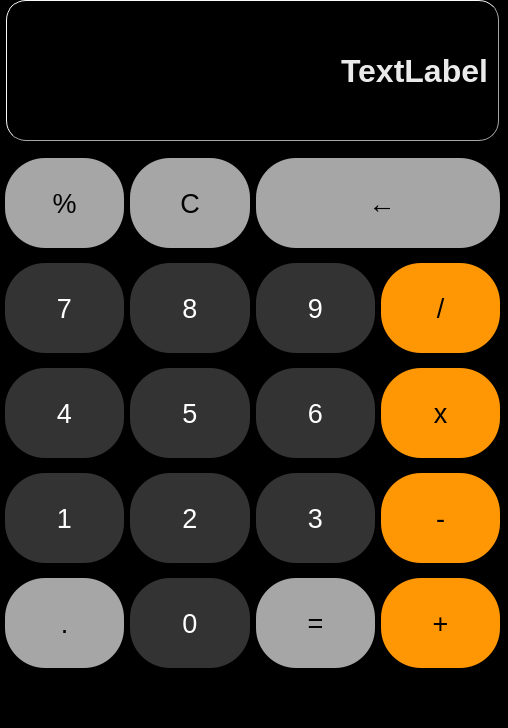
<?xml version="1.0" encoding="UTF-8"?>
<ui version="4.0">
 <class>MainWindow</class>
 <widget class="QMainWindow" name="MainWindow">
  <property name="geometry">
   <rect>
    <x>0</x>
    <y>0</y>
    <width>508</width>
    <height>728</height>
   </rect>
  </property>
  <property name="windowTitle">
   <string>MainWindow</string>
  </property>
  <property name="styleSheet">
   <string notr="true">background-color: rgb(0, 0, 0);</string>
  </property>
  <widget class="QWidget" name="centralwidget">
   <widget class="QWidget" name="gridLayoutWidget">
    <property name="geometry">
     <rect>
      <x>5</x>
      <y>149</y>
      <width>495</width>
      <height>530</height>
     </rect>
    </property>
    <layout class="QGridLayout" name="gridLayout">
     <item row="1" column="1">
      <widget class="QPushButton" name="eight_pbtn">
       <property name="minimumSize">
        <size>
         <width>0</width>
         <height>90</height>
        </size>
       </property>
       <property name="font">
        <font>
         <pointsize>20</pointsize>
        </font>
       </property>
       <property name="styleSheet">
        <string notr="true">QPushButton {
    border-radius: 40px;
    border-style: outset;
	color: rgb(255, 255, 255);
	background-color: rgb(51, 51, 51);
    padding: 1px;
    }

QPushButton:hover {
    border-radius: 40px;
    border-style: outset;
	color: rgb(255, 255, 255);
	background-color:  rgb(95, 95, 95);
    padding: 1px;
    }

</string>
       </property>
       <property name="text">
        <string>8</string>
       </property>
      </widget>
     </item>
     <item row="2" column="0">
      <widget class="QPushButton" name="four_pbtn">
       <property name="minimumSize">
        <size>
         <width>0</width>
         <height>90</height>
        </size>
       </property>
       <property name="font">
        <font>
         <pointsize>20</pointsize>
        </font>
       </property>
       <property name="styleSheet">
        <string notr="true">QPushButton {
    border-radius: 40px;
    border-style: outset;
	color: rgb(255, 255, 255);
	background-color: rgb(51, 51, 51);
    padding: 1px;
    }

QPushButton:hover {
    border-radius: 40px;
    border-style: outset;
	color: rgb(255, 255, 255);
	background-color:  rgb(95, 95, 95);
    padding: 1px;
    }
</string>
       </property>
       <property name="text">
        <string>4</string>
       </property>
      </widget>
     </item>
     <item row="0" column="0">
      <widget class="QPushButton" name="percent_pbtn">
       <property name="minimumSize">
        <size>
         <width>0</width>
         <height>90</height>
        </size>
       </property>
       <property name="font">
        <font>
         <pointsize>20</pointsize>
        </font>
       </property>
       <property name="styleSheet">
        <string notr="true">QPushButton {
    border-radius: 40px;
    border-style: outset;
	color: rgb(3, 3, 3);
	background-color: rgb(166, 166, 166);
    padding: 1px;
    }

QPushButton:hover {
    border-radius: 40px;
    border-style: outset;
	color: rgb(255, 255, 255);
	background-color:  rgb(197, 197, 197);
    padding: 1px;
    }
</string>
       </property>
       <property name="text">
        <string>%</string>
       </property>
      </widget>
     </item>
     <item row="4" column="0">
      <widget class="QPushButton" name="dot_pbtn">
       <property name="minimumSize">
        <size>
         <width>0</width>
         <height>90</height>
        </size>
       </property>
       <property name="font">
        <font>
         <pointsize>20</pointsize>
        </font>
       </property>
       <property name="styleSheet">
        <string notr="true">QPushButton {
    border-radius: 40px;
    border-style: outset;
	color: rgb(3, 3, 3);
	background-color: rgb(166, 166, 166);
    padding: 1px;
    }

QPushButton:hover {
    border-radius: 40px;
    border-style: outset;
	color: rgb(255, 255, 255);
	background-color:  rgb(197, 197, 197);
    padding: 1px;
    }
</string>
       </property>
       <property name="text">
        <string>.</string>
       </property>
      </widget>
     </item>
     <item row="3" column="0">
      <widget class="QPushButton" name="one_pbtn">
       <property name="minimumSize">
        <size>
         <width>0</width>
         <height>90</height>
        </size>
       </property>
       <property name="font">
        <font>
         <pointsize>20</pointsize>
        </font>
       </property>
       <property name="styleSheet">
        <string notr="true">QPushButton {
    border-radius: 40px;
    border-style: outset;
	color: rgb(255, 255, 255);
	background-color: rgb(51, 51, 51);
    padding: 1px;
    }

QPushButton:hover {
    border-radius: 40px;
    border-style: outset;
	color: rgb(255, 255, 255);
	background-color:  rgb(95, 95, 95);
    padding: 1px;
    }
</string>
       </property>
       <property name="text">
        <string>1</string>
       </property>
      </widget>
     </item>
     <item row="1" column="0">
      <widget class="QPushButton" name="seven_pbtn">
       <property name="minimumSize">
        <size>
         <width>0</width>
         <height>90</height>
        </size>
       </property>
       <property name="font">
        <font>
         <pointsize>20</pointsize>
        </font>
       </property>
       <property name="styleSheet">
        <string notr="true">QPushButton {
    border-radius: 40px;
    border-style: outset;
	color: rgb(255, 255, 255);
	background-color: rgb(51, 51, 51);
    padding: 1px;
    }

QPushButton:hover {
    border-radius: 40px;
    border-style: outset;
	color: rgb(255, 255, 255);
	background-color:  rgb(95, 95, 95);
    padding: 1px;
    }
</string>
       </property>
       <property name="text">
        <string>7</string>
       </property>
      </widget>
     </item>
     <item row="2" column="1">
      <widget class="QPushButton" name="five_pbtn">
       <property name="minimumSize">
        <size>
         <width>0</width>
         <height>90</height>
        </size>
       </property>
       <property name="font">
        <font>
         <pointsize>20</pointsize>
        </font>
       </property>
       <property name="styleSheet">
        <string notr="true">QPushButton {
    border-radius: 40px;
    border-style: outset;
	color: rgb(255, 255, 255);
	background-color: rgb(51, 51, 51);
    padding: 1px;
    }

QPushButton:hover {
    border-radius: 40px;
    border-style: outset;
	color: rgb(255, 255, 255);
	background-color:  rgb(95, 95, 95);
    padding: 1px;
    }
</string>
       </property>
       <property name="text">
        <string>5</string>
       </property>
      </widget>
     </item>
     <item row="3" column="1">
      <widget class="QPushButton" name="two_pbtn">
       <property name="minimumSize">
        <size>
         <width>0</width>
         <height>90</height>
        </size>
       </property>
       <property name="font">
        <font>
         <pointsize>20</pointsize>
        </font>
       </property>
       <property name="styleSheet">
        <string notr="true">QPushButton {
    border-radius: 40px;
    border-style: outset;
	color: rgb(255, 255, 255);
	background-color: rgb(51, 51, 51);
    padding: 1px;
    }

QPushButton:hover {
    border-radius: 40px;
    border-style: outset;
	color: rgb(255, 255, 255);
	background-color:  rgb(95, 95, 95);
    padding: 1px;
    }
</string>
       </property>
       <property name="text">
        <string>2</string>
       </property>
      </widget>
     </item>
     <item row="4" column="1">
      <widget class="QPushButton" name="zero_pbtn">
       <property name="minimumSize">
        <size>
         <width>0</width>
         <height>90</height>
        </size>
       </property>
       <property name="font">
        <font>
         <pointsize>20</pointsize>
        </font>
       </property>
       <property name="styleSheet">
        <string notr="true">QPushButton {
    border-radius: 40px;
    border-style: outset;
	color: rgb(255, 255, 255);
	background-color: rgb(51, 51, 51);
    padding: 1px;
    }

QPushButton:hover {
    border-radius: 40px;
    border-style: outset;
	color: rgb(255, 255, 255);
	background-color:  rgb(95, 95, 95);
    padding: 1px;
    }
</string>
       </property>
       <property name="text">
        <string>0</string>
       </property>
      </widget>
     </item>
     <item row="2" column="2">
      <widget class="QPushButton" name="six_pbtn">
       <property name="minimumSize">
        <size>
         <width>0</width>
         <height>90</height>
        </size>
       </property>
       <property name="font">
        <font>
         <pointsize>20</pointsize>
        </font>
       </property>
       <property name="styleSheet">
        <string notr="true">QPushButton {
    border-radius: 40px;
    border-style: outset;
	color: rgb(255, 255, 255);
	background-color: rgb(51, 51, 51);
    padding: 1px;
    }

QPushButton:hover {
    border-radius: 40px;
    border-style: outset;
	color: rgb(255, 255, 255);
	background-color:  rgb(95, 95, 95);
    padding: 1px;
    }
</string>
       </property>
       <property name="text">
        <string>6</string>
       </property>
      </widget>
     </item>
     <item row="3" column="2">
      <widget class="QPushButton" name="three_pbtn">
       <property name="minimumSize">
        <size>
         <width>0</width>
         <height>90</height>
        </size>
       </property>
       <property name="font">
        <font>
         <pointsize>20</pointsize>
        </font>
       </property>
       <property name="styleSheet">
        <string notr="true">QPushButton {
    border-radius: 40px;
    border-style: outset;
	color: rgb(255, 255, 255);
	background-color: rgb(51, 51, 51);
    padding: 1px;
    }

QPushButton:hover {
    border-radius: 40px;
    border-style: outset;
	color: rgb(255, 255, 255);
	background-color:  rgb(95, 95, 95);
    padding: 1px;
    }
</string>
       </property>
       <property name="text">
        <string>3</string>
       </property>
      </widget>
     </item>
     <item row="1" column="2">
      <widget class="QPushButton" name="nine_pbtn">
       <property name="minimumSize">
        <size>
         <width>0</width>
         <height>90</height>
        </size>
       </property>
       <property name="font">
        <font>
         <pointsize>20</pointsize>
        </font>
       </property>
       <property name="styleSheet">
        <string notr="true">QPushButton {
    border-radius: 40px;
    border-style: outset;
	color: rgb(255, 255, 255);
	background-color: rgb(51, 51, 51);
    padding: 1px;
    }

QPushButton:hover {
    border-radius: 40px;
    border-style: outset;
	color: rgb(255, 255, 255);
	background-color:  rgb(95, 95, 95);
    padding: 1px;
    }
</string>
       </property>
       <property name="text">
        <string>9</string>
       </property>
      </widget>
     </item>
     <item row="0" column="1">
      <widget class="QPushButton" name="clear_pbtn">
       <property name="minimumSize">
        <size>
         <width>0</width>
         <height>90</height>
        </size>
       </property>
       <property name="font">
        <font>
         <pointsize>20</pointsize>
        </font>
       </property>
       <property name="styleSheet">
        <string notr="true">QPushButton {
    border-radius: 40px;
    border-style: outset;
	color: rgb(3, 3, 3);
	background-color: rgb(166, 166, 166);
    padding: 1px;
    }

QPushButton:hover {
    border-radius: 40px;
    border-style: outset;
	color: rgb(255, 255, 255);
	background-color:  rgb(197, 197, 197);
    padding: 1px;
    }
</string>
       </property>
       <property name="text">
        <string>C</string>
       </property>
      </widget>
     </item>
     <item row="4" column="2">
      <widget class="QPushButton" name="equal_pbtn">
       <property name="minimumSize">
        <size>
         <width>0</width>
         <height>90</height>
        </size>
       </property>
       <property name="font">
        <font>
         <pointsize>20</pointsize>
        </font>
       </property>
       <property name="styleSheet">
        <string notr="true">QPushButton {
    border-radius: 40px;
    border-style: outset;
	color: rgb(3, 3, 3);
	background-color: rgb(166, 166, 166);
    padding: 1px;
    }

QPushButton:hover {
    border-radius: 40px;
    border-style: outset;
	color: rgb(255, 255, 255);
	background-color:  rgb(197, 197, 197);
    padding: 1px;
    }
</string>
       </property>
       <property name="text">
        <string>=</string>
       </property>
      </widget>
     </item>
     <item row="4" column="3">
      <widget class="QPushButton" name="addition_pbtn">
       <property name="minimumSize">
        <size>
         <width>0</width>
         <height>90</height>
        </size>
       </property>
       <property name="font">
        <font>
         <pointsize>20</pointsize>
        </font>
       </property>
       <property name="styleSheet">
        <string notr="true">QPushButton {
    border-radius: 40px;
    border-style: outset;
	color: rgb(3, 3, 3);
	background-color: rgb(255, 150, 3);
    padding: 1px;
    }

QPushButton:hover {
    border-radius: 40px;
    border-style: outset;
	color: rgb(255, 255, 255);
	background-color:  rgb(255, 173, 78);
    padding: 1px;
    }
</string>
       </property>
       <property name="text">
        <string>+</string>
       </property>
      </widget>
     </item>
     <item row="3" column="3">
      <widget class="QPushButton" name="substract_pbtn">
       <property name="minimumSize">
        <size>
         <width>0</width>
         <height>90</height>
        </size>
       </property>
       <property name="font">
        <font>
         <pointsize>20</pointsize>
        </font>
       </property>
       <property name="styleSheet">
        <string notr="true">QPushButton {
    border-radius: 40px;
    border-style: outset;
	color: rgb(3, 3, 3);
	background-color: rgb(255, 150, 3);
    padding: 1px;
    }

QPushButton:hover {
    border-radius: 40px;
    border-style: outset;
	color: rgb(255, 255, 255);
	background-color:  rgb(255, 173, 78);
    padding: 1px;
    }
</string>
       </property>
       <property name="text">
        <string>-</string>
       </property>
      </widget>
     </item>
     <item row="2" column="3">
      <widget class="QPushButton" name="multiply_pbtn">
       <property name="minimumSize">
        <size>
         <width>0</width>
         <height>90</height>
        </size>
       </property>
       <property name="font">
        <font>
         <pointsize>20</pointsize>
        </font>
       </property>
       <property name="styleSheet">
        <string notr="true">QPushButton {
    border-radius: 40px;
    border-style: outset;
	color: rgb(3, 3, 3);
	background-color: rgb(255, 150, 3);
    padding: 1px;
    }

QPushButton:hover {
    border-radius: 40px;
    border-style: outset;
	color: rgb(255, 255, 255);
	background-color:  rgb(255, 173, 78);
    padding: 1px;
    }
</string>
       </property>
       <property name="text">
        <string>x</string>
       </property>
      </widget>
     </item>
     <item row="1" column="3">
      <widget class="QPushButton" name="divide_pbtn">
       <property name="minimumSize">
        <size>
         <width>0</width>
         <height>90</height>
        </size>
       </property>
       <property name="font">
        <font>
         <pointsize>20</pointsize>
        </font>
       </property>
       <property name="styleSheet">
        <string notr="true">QPushButton {
    border-radius: 40px;
    border-style: outset;
	color: rgb(3, 3, 3);
	background-color: rgb(255, 150, 3);
    padding: 1px;
    }

QPushButton:hover {
    border-radius: 40px;
    border-style: outset;
	color: rgb(255, 255, 255);
	background-color:  rgb(255, 173, 78);
    padding: 1px;
    }
</string>
       </property>
       <property name="text">
        <string>/</string>
       </property>
      </widget>
     </item>
     <item row="0" column="2" colspan="2">
      <widget class="QPushButton" name="delete_pbtn">
       <property name="minimumSize">
        <size>
         <width>0</width>
         <height>90</height>
        </size>
       </property>
       <property name="font">
        <font>
         <pointsize>20</pointsize>
        </font>
       </property>
       <property name="styleSheet">
        <string notr="true">QPushButton {
    border-radius: 40px;
    border-style: outset;
	color:   rgb(3, 3, 3);
	background-color: rgb(166, 166, 166);
    padding: 1px;
    }

QPushButton:hover {
    border-radius: 40px;
    border-style: outset;
	color: rgb(255, 255, 255);
	background-color:  rgb(197, 197, 197);
    padding: 1px;
    }
</string>
       </property>
       <property name="text">
        <string> ←</string>
       </property>
      </widget>
     </item>
    </layout>
   </widget>
   <widget class="QLabel" name="label">
    <property name="geometry">
     <rect>
      <x>6</x>
      <y>0</y>
      <width>493</width>
      <height>141</height>
     </rect>
    </property>
    <property name="font">
     <font>
      <family>Tahoma</family>
      <pointsize>24</pointsize>
      <weight>75</weight>
      <bold>true</bold>
     </font>
    </property>
    <property name="layoutDirection">
     <enum>Qt::RightToLeft</enum>
    </property>
    <property name="styleSheet">
     <string notr="true">color: rgb(234, 234, 234);
border: 1px rgb(166, 166, 166);
border-radius: 20px;
border-style: outset;
</string>
    </property>
    <property name="frameShape">
     <enum>QFrame::Box</enum>
    </property>
    <property name="frameShadow">
     <enum>QFrame::Raised</enum>
    </property>
    <property name="text">
     <string>TextLabel</string>
    </property>
    <property name="alignment">
     <set>Qt::AlignRight|Qt::AlignTrailing|Qt::AlignVCenter</set>
    </property>
    <property name="indent">
     <number>10</number>
    </property>
   </widget>
  </widget>
  <widget class="QMenuBar" name="menubar">
   <property name="geometry">
    <rect>
     <x>0</x>
     <y>0</y>
     <width>508</width>
     <height>26</height>
    </rect>
   </property>
  </widget>
  <widget class="QStatusBar" name="statusbar"/>
 </widget>
 <resources/>
 <connections/>
</ui>
